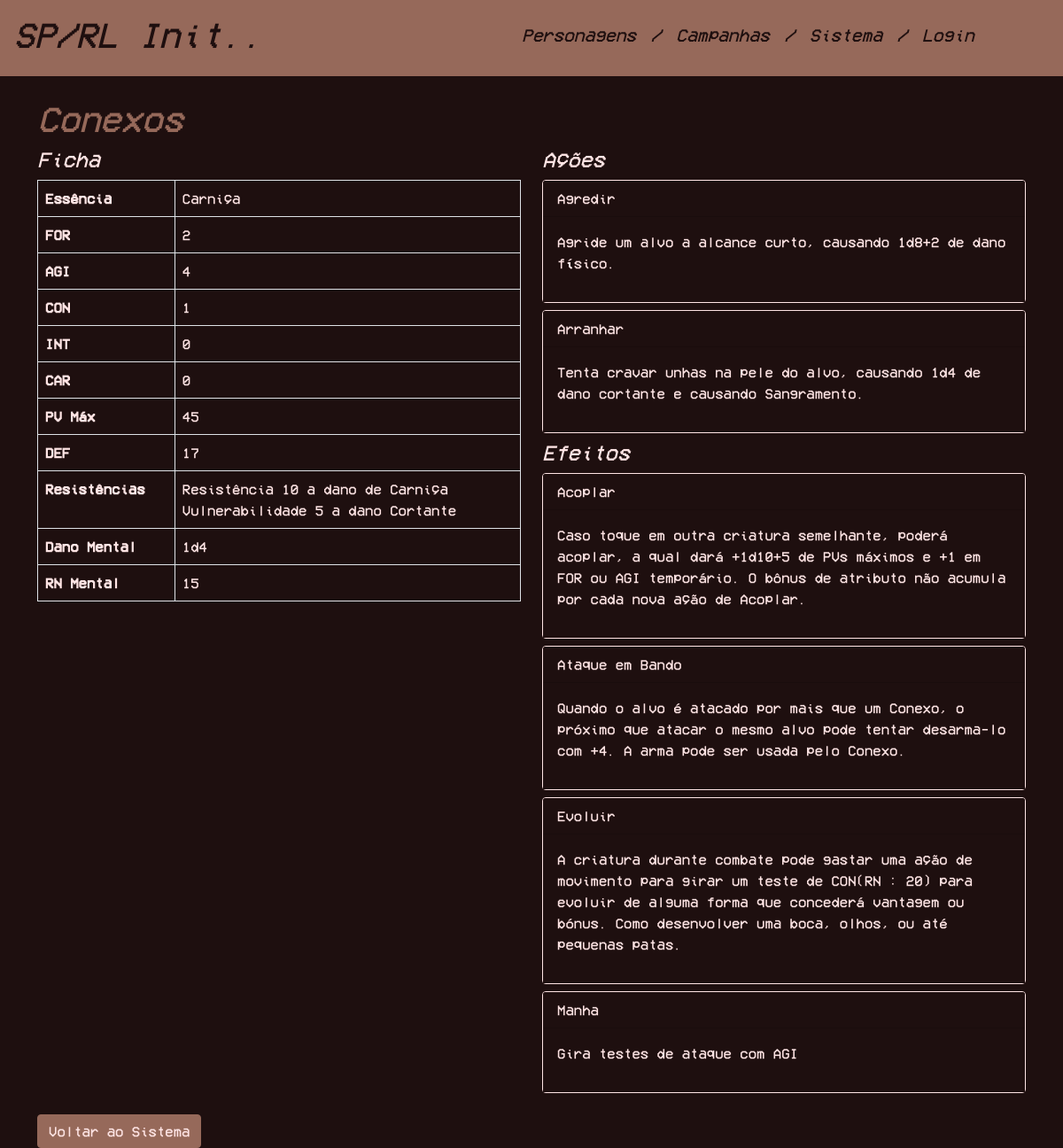
Page /criatura.php?id=1 (signed in) on the committed database.
### tables this page shows
CREATE TABLE `AcaoCriaturas` (
  `id` int NOT NULL,
  `idFichaCriatura` int NOT NULL,
  `nome` varchar(100) NOT NULL,
  `efeito` text NOT NULL
);

CREATE TABLE `EfeitoEspecial` (
  `id` int NOT NULL,
  `idFichaCriatura` int NOT NULL,
  `nome` varchar(100) NOT NULL,
  `efeito` text NOT NULL
);

### criatura.php (the view, shortened to what this page needs)
<?php
$id = intval($_GET['id'] ?? 0);
$error = null;
$criatura = null;
$acoes = [];
$efeitos = [];
if ($id <= 0) {
    $error = 'ID de criatura inválido.';
} else {
    try {
        $mysqli = get_db_connection();
        $stmt = $mysqli->prepare(
            'SELECT nome, essencia, essenciaSec1, essenciaSec2, nomeFicha, forca, agilidade, constituicao, inteligencia, carisma, pvMax, def, resistencias, danoMental, rnMental
             FROM vw_criaturas_fichas
             WHERE nome = (SELECT nome FROM Criatura WHERE id = ? LIMIT 1)
             LIMIT 1'
        );
        $stmt->bind_param('i', $id);
        $stmt->execute();
        $result = $stmt->get_result();
        if ($result && $result->num_rows > 0) {
            $criatura = $result->fetch_assoc();
        } else {
            $error = 'Criatura não encontrada.';
        }
        if (!$error) {
            $acaoStmt = $mysqli->prepare(
                'SELECT NomeAcao AS nome, efeito FROM vw_fichas_acoes WHERE NomeCriatura = ? ORDER BY NomeAcao ASC'
            );
            if ($acaoStmt) {
                $acaoStmt->bind_param('s', $criatura['nome']);
                $acaoStmt->execute();
                $acaoResult = $acaoStmt->get_result();
                if ($acaoResult) {
                    while ($row = $acaoResult->fetch_assoc()) {
                        $acoes[] = $row;
                    }
                }
            }
            $efeitoStmt = $mysqli->prepare(
                'SELECT NomeEfeito AS nome, efeito FROM vw_fichas_efeitos WHERE NomeCriatura = ? ORDER BY NomeEfeito ASC'
            );
            if ($efeitoStmt) {
                $efeitoStmt->bind_param('s', $criatura['nome']);
                $efeitoStmt->execute();
                $efeitoResult = $efeitoStmt->get_result();
                if ($efeitoResult) {
                    while ($row = $efeitoResult->fetch_assoc()) {
                        $efeitos[] = $row;
                    }
                }
            }
        }
    } catch (Throwable $e) {
        $error = 'Não foi possível carregar a criatura. Tente novamente mais tarde.';
    }
}
?>
<!DOCTYPE html>
<html lang="pt">
    <head>
        <link rel="stylesheet" href="css/index.css">
        <link href="https://cdn.jsdelivr.net/npm/bootstrap@5.0.2/dist/css/bootstrap.min.css" rel="stylesheet">
    </head>
    <body>
        <?php include('templates/header.php'); ?>
        <div class="container mt-4">
            <?php if ($error): ?>
                <div class="alert alert-danger"><?php echo htmlspecialchars($error, ENT_QUOTES, 'UTF-8'); ?></div>
            <?php else: ?>
                <h1><?php echo htmlspecialchars($criatura['nome'], ENT_QUOTES, 'UTF-8'); ?></h1>
                <div class="row">
                    <div class="col-md-6">
                        <h4>Ficha</h4>
                        <table class="table table-bordered">
                            <tbody>
                                <?php if ($criatura['essencia'] !== null): ?>
                                    <tr><th>Essência</th><td><?php echo htmlspecialchars($criatura['essencia'], ENT_QUOTES, 'UTF-8'); ?></td></tr>
                                <?php endif; ?>
                                <?php if ($criatura['forca'] !== null): ?>
                                    <tr><th>FOR</th><td><?php echo htmlspecialchars($criatura['forca'], ENT_QUOTES, 'UTF-8'); ?></td></tr>
                                <?php endif; ?>
                                <?php if ($criatura['agilidade'] !== null): ?>
                                    <tr><th>AGI</th><td><?php echo htmlspecialchars($criatura['agilidade'], ENT_QUOTES, 'UTF-8'); ?></td></tr>
                                <?php endif; ?>
                                <?php if ($criatura['constituicao'] !== null): ?>
                                    <tr><th>CON</th><td><?php echo htmlspecialchars($criatura['constituicao'], ENT_QUOTES, 'UTF-8'); ?></td></tr>
                                <?php endif; ?>
                                <?php if ($criatura['inteligencia'] !== null): ?>
                                    <tr><th>INT</th><td><?php echo htmlspecialchars($criatura['inteligencia'], ENT_QUOTES, 'UTF-8'); ?></td></tr>
                                <?php endif; ?>
                                <?php if ($criatura['carisma'] !== null): ?>
                                    <tr><th>CAR</th><td><?php echo htmlspecialchars($criatura['carisma'], ENT_QUOTES, 'UTF-8'); ?></td></tr>
                                <?php endif; ?>
                                <?php if ($criatura['pvMax'] !== null): ?>
                                    <tr><th>PV Máx</th><td><?php echo htmlspecialchars($criatura['pvMax'], ENT_QUOTES, 'UTF-8'); ?></td></tr>
                                <?php endif; ?>
                                <?php if ($criatura['def'] !== null): ?>
                                    <tr><th>DEF</th><td><?php echo htmlspecialchars($criatura['def'], ENT_QUOTES, 'UTF-8'); ?></td></tr>
                                <?php endif; ?>
                                <?php if ($criatura['resistencias'] !== null): ?>
                                    <tr><th>Resistências</th><td><?php echo nl2br(htmlspecialchars($criatura['resistencias'], ENT_QUOTES, 'UTF-8')); ?></td></tr>
                                <?php endif; ?>
                                <?php if ($criatura['danoMental'] !== null): ?>
                                    <tr><th>Dano Mental</th><td><?php echo htmlspecialchars($criatura['danoMental'], ENT_QUOTES, 'UTF-8'); ?></td></tr>
                                <?php endif; ?>
                                <?php if ($criatura['rnMental'] !== null): ?>
                                    <tr><th>RN Mental</th><td><?php echo htmlspecialchars($criatura['rnMental'], ENT_QUOTES, 'UTF-8'); ?></td></tr>
                                <?php endif; ?>
                            </tbody>
                        </table>
                    </div>
                    <div class="col-md-6">
                        <h4>Ações</h4>
                        <?php if (empty($acoes)): ?>
                            <p>Nenhuma ação encontrada.</p>
                        <?php else: ?>
                            <?php foreach ($acoes as $acao): ?>
                                <div class="card mb-2">
                                    <div class="card-header"><?php echo htmlspecialchars($acao['nome'], ENT_QUOTES, 'UTF-8'); ?></div>
                                    <div class="card-body"><p><?php echo nl2br(htmlspecialchars($acao['efeito'], ENT_QUOTES, 'UTF-8')); ?></p></div>
                                </div>
                            <?php endforeach; ?>
                        <?php endif; ?>
                        <h4>Efeitos</h4>
                        <?php if (empty($efeitos)): ?>
                            <p>Nenhum efeito encontrado.</p>
                        <?php else: ?>
                            <?php foreach ($efeitos as $efeito): ?>
                                <div class="card mb-2">
                                    <div class="card-header"><?php echo htmlspecialchars($efeito['nome'], ENT_QUOTES, 'UTF-8'); ?></div>
                                    <div class="card-body"><p><?php echo nl2br(htmlspecialchars($efeito['efeito'], ENT_QUOTES, 'UTF-8')); ?></p></div>
                                </div>
                            <?php endforeach; ?>
                        <?php endif; ?>
                    </div>
                </div>
            <?php endif; ?>
            <a href="sistema.php" class="btn btn-secondary mt-3">Voltar ao Sistema</a>
        </div>
    </body>
</html>

### css/index.css (style rules this page uses)
* { background-color : #1e0f0f !important; color : #FFE5E5 !important; font-family : 'VCR'; }
h1, h3, h5 { font-style: italic; color : #96695A !important; }
h2, h4, h6 { font-style: italic; }
a { color: #96695A !important; }
.btn-primary, .btn-secondary, .badge.bg-primary, .badge.bg-secondary { background-color: #96695A !important; border-color: #96695A !important; color: #FFE5E5 !important; }
.card { border-color: #FFE5E5 !important; background-color: #1e0f0f !important; }
.card .card-body { color: #FFE5E5 !important; }

### rows in the picture
acaocriaturas: nome "Agredir", efeito "Agride um alvo a alcance curto, causando 1d8+2 de dano físico."
acaocriaturas: nome "Arranhar", efeito "Tenta cravar unhas na pele do alvo, causando 1d4 de dano cortante e causando Sangramento."
efeitoespecial: nome "Acoplar", efeito "Caso toque em outra criatura semelhante, poderá acoplar, a qual dará +1d10+5 de PVs máximos e +1 em FOR ou AGI temporário. O bônus de atributo não acumula por cada nova ação de Acoplar."
efeitoespecial: nome "Ataque em Bando", efeito "Quando o alvo é atacado por mais que um Conexo, o próximo que atacar o mesmo alvo pode tentar desarma-lo com +4. A arma pode ser usada pelo Conexo."
efeitoespecial: nome "Evoluir", efeito "A criatura durante combate pode gastar uma ação de movimento para girar um teste de CON(RN : 20) para evoluir de alguma forma que concederá vantagem ou bónus. Como desenvolver uma boca, olhos, ou até pequenas patas."
efeitoespecial: nome "Manha", efeito "Gira testes de ataque com AGI"

### other values in the picture
$criatura['nome'] "Conexos"
$criatura['essencia'] "Carniça"
$criatura['forca'] "2"
$criatura['agilidade'] "4"
$criatura['constituicao'] "1"
$criatura['inteligencia'] "0"
$criatura['carisma'] "0"
$criatura['pvMax'] "45"
$criatura['def'] "17"
$criatura['resistencias'] "Resistência 10 a dano de Carniça Vulnerabilidade 5 a dano Cortante"
$criatura['danoMental'] "1d4"
$criatura['rnMental'] "15"
